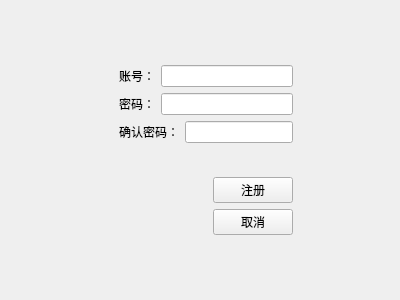
<?xml version="1.0" encoding="UTF-8"?>
<ui version="4.0">
 <class>RegisterView</class>
 <widget class="QWidget" name="RegisterView">
  <property name="geometry">
   <rect>
    <x>0</x>
    <y>0</y>
    <width>400</width>
    <height>300</height>
   </rect>
  </property>
  <property name="windowTitle">
   <string>Form</string>
  </property>
  <layout class="QGridLayout" name="gridLayout">
   <item row="0" column="1">
    <spacer name="verticalSpacer_2">
     <property name="orientation">
      <enum>Qt::Orientation::Vertical</enum>
     </property>
     <property name="sizeHint" stdset="0">
      <size>
       <width>20</width>
       <height>55</height>
      </size>
     </property>
    </spacer>
   </item>
   <item row="1" column="0">
    <spacer name="horizontalSpacer_3">
     <property name="orientation">
      <enum>Qt::Orientation::Horizontal</enum>
     </property>
     <property name="sizeHint" stdset="0">
      <size>
       <width>108</width>
       <height>20</height>
      </size>
     </property>
    </spacer>
   </item>
   <item row="1" column="1">
    <layout class="QVBoxLayout" name="verticalLayout_3">
     <item>
      <layout class="QVBoxLayout" name="verticalLayout">
       <item>
        <layout class="QHBoxLayout" name="horizontalLayout">
         <item>
          <widget class="QLabel" name="label">
           <property name="text">
            <string>账号：</string>
           </property>
          </widget>
         </item>
         <item>
          <widget class="QLineEdit" name="leUsername"/>
         </item>
        </layout>
       </item>
       <item>
        <layout class="QHBoxLayout" name="horizontalLayout_2">
         <item>
          <widget class="QLabel" name="label_2">
           <property name="text">
            <string>密码：</string>
           </property>
          </widget>
         </item>
         <item>
          <widget class="QLineEdit" name="lePassword"/>
         </item>
        </layout>
       </item>
       <item>
        <layout class="QHBoxLayout" name="horizontalLayout_3">
         <item>
          <widget class="QLabel" name="label_3">
           <property name="text">
            <string>确认密码：</string>
           </property>
          </widget>
         </item>
         <item>
          <widget class="QLineEdit" name="leConfirmPwd"/>
         </item>
        </layout>
       </item>
      </layout>
     </item>
     <item>
      <spacer name="verticalSpacer">
       <property name="orientation">
        <enum>Qt::Orientation::Vertical</enum>
       </property>
       <property name="sizeHint" stdset="0">
        <size>
         <width>20</width>
         <height>28</height>
        </size>
       </property>
      </spacer>
     </item>
     <item>
      <layout class="QHBoxLayout" name="horizontalLayout_4">
       <item>
        <spacer name="horizontalSpacer">
         <property name="orientation">
          <enum>Qt::Orientation::Horizontal</enum>
         </property>
         <property name="sizeHint" stdset="0">
          <size>
           <width>69</width>
           <height>17</height>
          </size>
         </property>
        </spacer>
       </item>
       <item>
        <layout class="QVBoxLayout" name="verticalLayout_2">
         <item>
          <widget class="QPushButton" name="btnRegister">
           <property name="text">
            <string>注册</string>
           </property>
          </widget>
         </item>
         <item>
          <widget class="QPushButton" name="btnBack">
           <property name="text">
            <string>取消</string>
           </property>
          </widget>
         </item>
        </layout>
       </item>
      </layout>
     </item>
    </layout>
   </item>
   <item row="1" column="2">
    <spacer name="horizontalSpacer_2">
     <property name="orientation">
      <enum>Qt::Orientation::Horizontal</enum>
     </property>
     <property name="sizeHint" stdset="0">
      <size>
       <width>72</width>
       <height>20</height>
      </size>
     </property>
    </spacer>
   </item>
   <item row="2" column="1">
    <spacer name="verticalSpacer_3">
     <property name="orientation">
      <enum>Qt::Orientation::Vertical</enum>
     </property>
     <property name="sizeHint" stdset="0">
      <size>
       <width>20</width>
       <height>55</height>
      </size>
     </property>
    </spacer>
   </item>
  </layout>
 </widget>
 <resources/>
 <connections/>
</ui>
